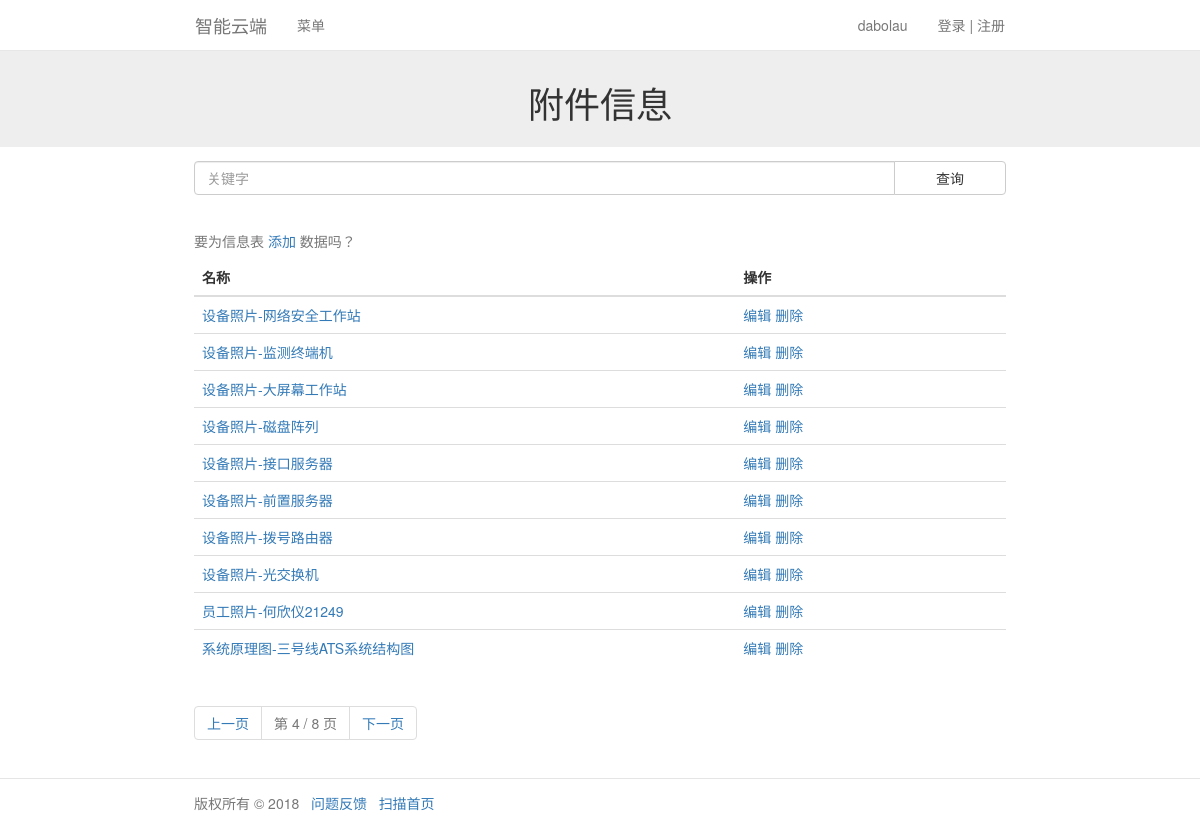
/file/?name=&page=4 (signed in), run on the app's committed database.
### file/models.py (models this page shows, shortened)
class File(models.Model):
    file_name = models.CharField(
        verbose_name='文件名称',
        max_length=32,
        unique=True,  #唯一标示
    )
    tag_list = (
        ('班组照片', '班组照片'),
        ('员工照片', '员工照片'),
        ('设备照片', '设备照片'),
        ('其它附件', '其它附件'),
    )
    file_tag = models.CharField(
        verbose_name='文件标签',
        max_length=32,
        choices=tag_list,
    )
    file_upload = models.FileField(
        verbose_name='文件信息',
        upload_to='static/file/%Y%m%d/',
    )
    create_time = models.DateTimeField(
        verbose_name='创建时间',
        auto_now_add=True,
    )
    update_time = models.DateTimeField(
        verbose_name='创建时间',
        auto_now=True,
    )
    class Meta:
        verbose_name = '附件信息'
        verbose_name_plural = '附件信息'

### file/views.py (the view)
# urls.py: path('file/', include('file.urls')),
@login_required(login_url='/account/login')
def file(request):
    if request.method == 'GET':
        homeobj = Home.objects.filter(web_name='网站状态', web_status='打开').first()
        if not homeobj:
            return HttpResponseRedirect('/note/')
        name = request.GET.get('name')
        if name == None:
            return HttpResponseRedirect('/file/?name=')
        obj_all = File.objects.filter(file_name__contains=name).order_by('-id')
        paginator = Paginator(obj_all, 10)  # 每页显示一条数据
        page = request.GET.get('page')
        try:
            obj = paginator.page(page)
        except PageNotAnInteger:
            obj = paginator.page(1)  # 如果页面不是整数跳到第一页
        except EmptyPage:
            obj = paginator.page(paginator.num_pages)  # 如果页面超出最大范围跳到最后一页
        return render(request, 'file.html', locals())

### templates/file.html (shortened to what this page needs)
{% load static %}
<!DOCTYPE html>
<html>
<head>
    <link rel="stylesheet" href="{% static 'bootstrap/css/bootstrap.min.css' %}">
    <link rel="stylesheet" href="{% static 'css/css.css' %}">
</head>
<body>
    {% include 'navbar.html' %}
    <div class="banner">
        <div class="container">
            <div class="row text-center">
                <h1>附件信息</h1>
            </div>
        </div>
    </div>
    <div class="container">
        <div class="row">
            <form class="search" action="{% url 'file' %}" method="get">
                <div class="input-group">
                    <input type="text" name="name" class="form-control" placeholder="关键字">
                    <span class="input-group-btn">
                        <input type="submit" class="btn btn-default" value="查询">
                    </span>
                </div>
            </form>
            <table class="table table-hover">
                <caption>要为信息表
                    <a href="{% url 'file_add' %}">添加</a> 数据吗？</caption>
                <thead>
                    <tr>
                        <th class="col-xs-8">名称</th>
                        <th class="col-xs-4">操作</th>
                    </tr>
                </thead>
                <tbody>
                    {% for o in obj %}
                    <tr>
                        <td>
                            <a href="{% url 'file_detail' %}?id={{ o.id }}">{{ o.file_name }}</a>
                        </td>
                        <td>
                            <a href="{% url 'file_change' %}?id={{ o.id }}">编辑</a>
                            <a href="{% url 'file_delete' %}?id={{ o.id }}">删除</a>
                        </td>
                    </tr>
                    {% endfor %}
                </tbody>
            </table>
            <nav aria-label="Page navigation">
                <ul class="pagination">
                    {% if obj.has_previous %}
                    <li>
                        <a href="/file/?name={{name}}&page={{obj.previous_page_number}}">上一页</a>
                    </li>
                    {% endif %}
                    <li class="disabled">
                        <a href="#">第 {{obj.number}} / {{obj.paginator.num_pages}} 页</a>
                    </li>
                    {% if obj.has_next %}
                    <li>
                        <a href="/file/?name={{name}}&page={{obj.next_page_number}}">下一页</a>
                    </li>
                    {% endif %}
                </ul>
            </nav>
        </div>
    </div>
    {% include 'footer.html' %}
</body>
</html>

### templates/navbar.html (shortened to what this page needs)
<nav class="navbar navbar-default navbar-fixed-top" role="navigation">
    <div class="container">
        <div class="navbar-header">
            <a class="navbar-brand" href="{% url 'main' %}">智能云端</a>
        </div>
        <div id="navbar" class="navbar-collapse collapse">
            <ul class="nav navbar-nav">
                <li class="dropdown">
                    <a href="#" class="dropdown-toggle" data-toggle="dropdown">菜单</a>
                </li>
            </ul>
            <ul class="nav navbar-nav navbar-right">
                <li class="dropdown">
                    <a href="#" class="dropdown-toggle" data-toggle="dropdown">登录 | 注册</a>
                </li>
            </ul>
            <ul class="nav navbar-nav navbar-right">
                <li class="dropdown">
                    <a href="#" class="dropdown-toggle" data-toggle="dropdown">{{user}}</a>
                </li>
            </ul>
        </div>
    </div>
</nav>

### static/css/css.css (style rules this page uses)
.navbar { background: #fff; }
.container { max-width: 60em; }
.row { padding-top: 1em; padding-bottom: 1em; padding-left: 1em; padding-right: 1em; }
.banner { padding-top: 3.5em; background: #eee; }
.btn { max-width: 8em; min-width: 8em; }
.search { padding-bottom: 2em; }

### data on the page
File: file_name "设备照片-网络安全工作站"
File: file_name "设备照片-监测终端机"
File: file_name "设备照片-大屏幕工作站"
File: file_name "设备照片-磁盘阵列"
File: file_name "设备照片-接口服务器"
File: file_name "设备照片-前置服务器"
File: file_name "设备照片-拨号路由器"
File: file_name "设备照片-光交换机"
File: file_name "员工照片-何欣仪21249"
File: file_name "系统原理图-三号线ATS系统结构图"

### other printed values
{{ user }} "dabolau"
{{ obj.number }} "4"
{{ obj.paginator.num_pages }} "8"
